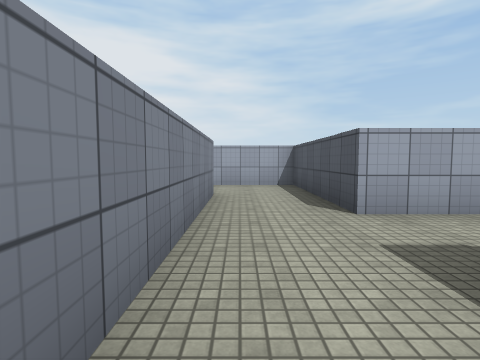
view 1 (above)

20 first-person views from a walk through a scene from a Unity 3-D project. The camera is 1.3 m above the floor, tilts 4° down and sees 80° across. The floor is counted in squares, 2 m on a side. Each view is taken from the middle of a square. On the plan, view 1 faces up. The plan holds only what a view shows up to about 9 squares ahead; the rest is blank. Surface patterns are stand-ins for the level's own textures.

view 2
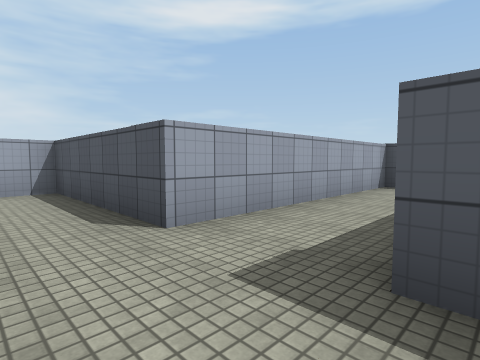

view 3
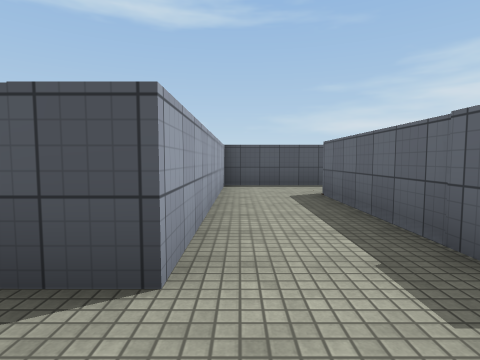

view 4
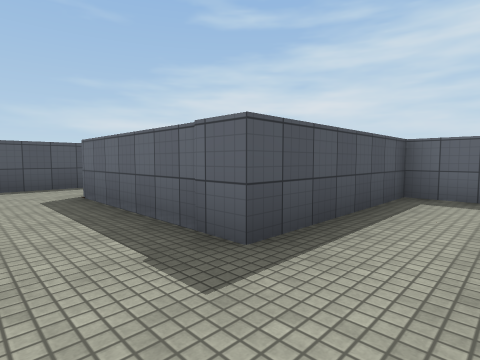

view 5
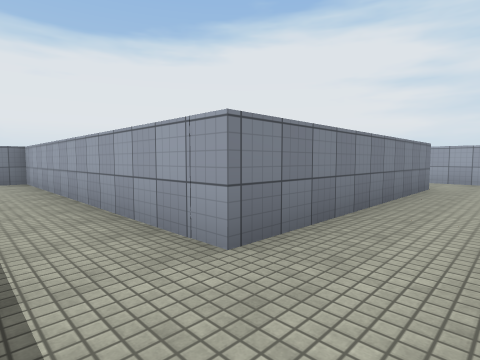

view 6
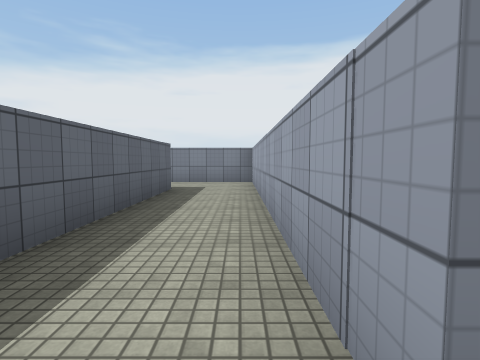

view 7
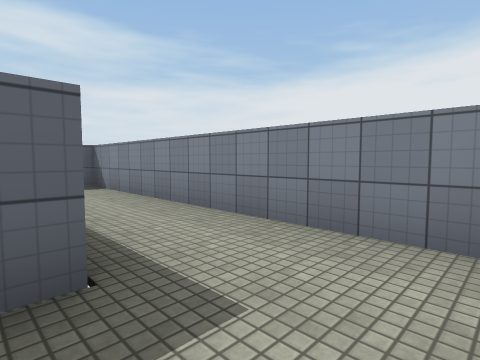

view 8
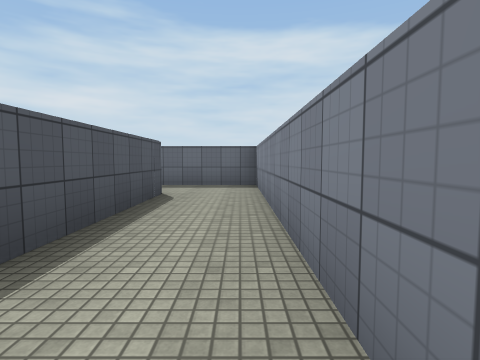

view 9
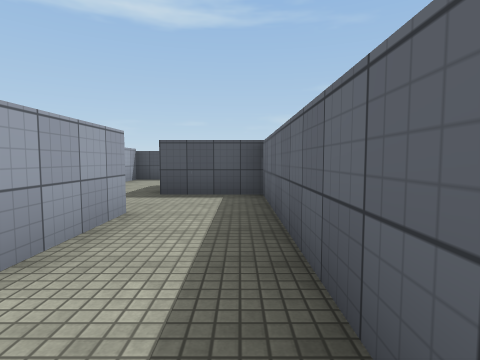

view 10
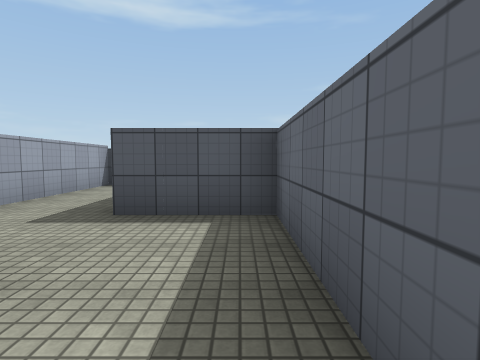

view 11
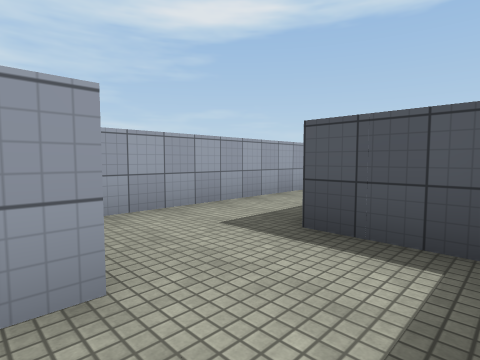

view 12
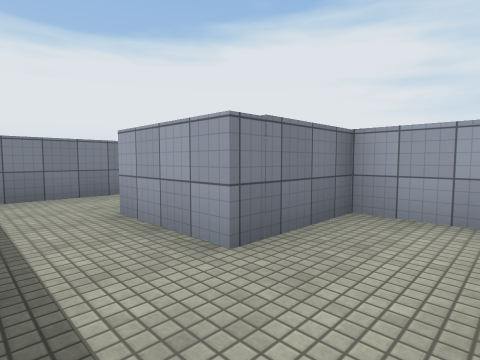

view 13
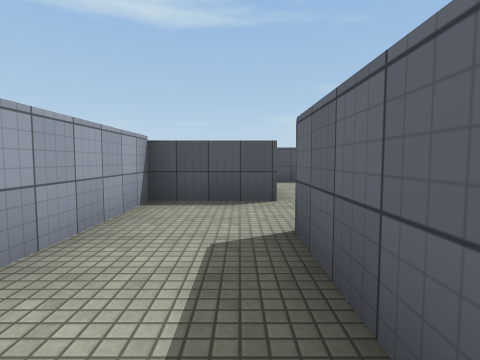

view 14
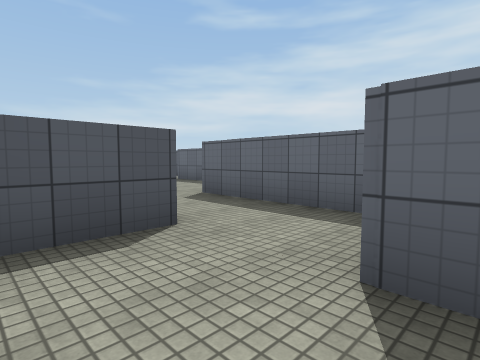

view 15
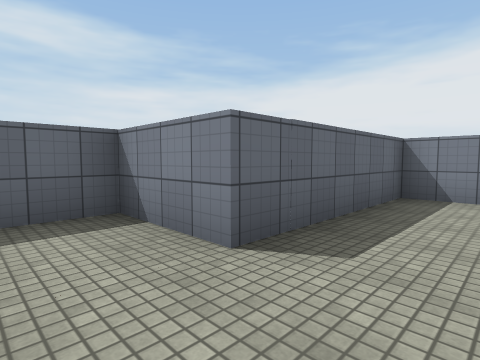

view 16
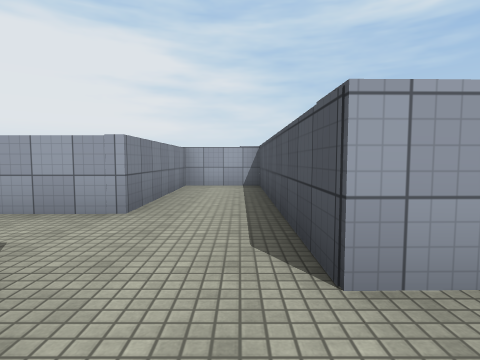

view 17
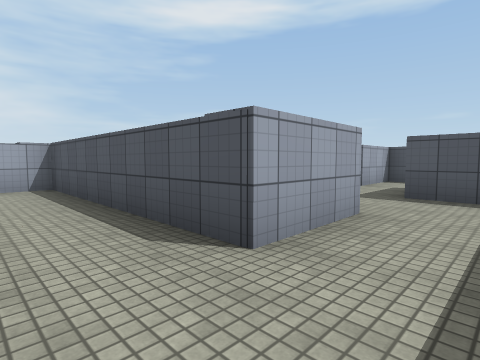

view 18
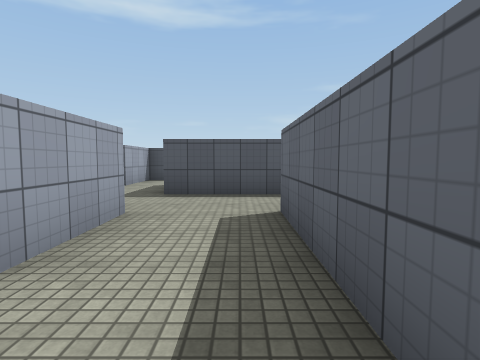

view 19
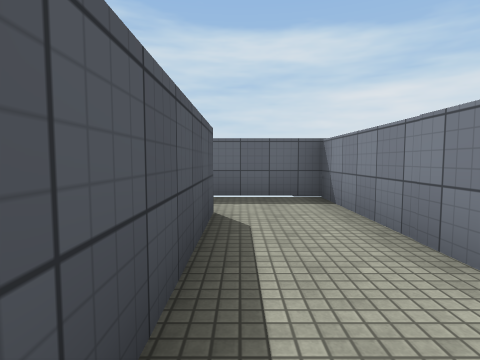

view 20
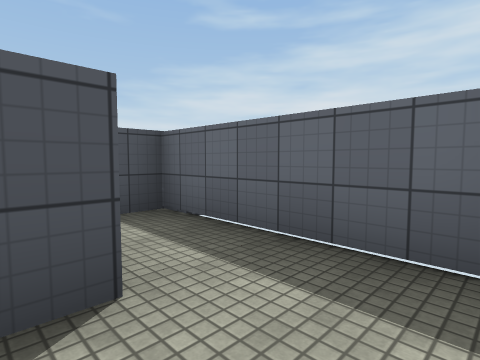

### Floor plan
Points are (right, up) in squares from view 1. A wall is a line through its corners. A room is listed if a view was taken in it or the views show most of it. See-through windows are left out.
Room 1 (views 1, 2, 3, 4, 19, 20)
walls: (1.5, -0.6) (1.5, 1.4) (5.6, 1.4) (5.6, -0.5); (-0.5, 3.5) (-0.5, -0.6); (7.3, -0.6) (7.3, 3.4) (1.5, 3.4)
ways out: opening at (0.5, 0.5) to room 2; opening at (0.5, 4.5) to room 5; opening at (6.5, 0.5) to room 7
Room 2 (views 5, 6, 7, 8, 9, 10, 11)
walls: (-4.5, -6.6) (-6.5, -6.6) (-6.5, -2.6) (-1.8, -2.6); (-0.5, -0.6) (-8.4, -0.6) (-8.4, -8.4) (-4.5, -8.4); (0.4, -2.6) (1.5, -2.6) (1.5, -0.6)
ways out: opening at (0.5, 0.5) to room 1; opening at (-5.5, -7.5) to room 3
Room 3 (views 12, 13, 14)
walls: (-4.5, -8.4) (-2.6, -8.4) (-2.6, -6.5) (-0.4, -6.5); (-0.5, -4.6) (-4.5, -4.6) (-4.5, -6.6)
ways out: opening at (-5.5, -7.5) to room 2; opening at (-1.5, -5.5) to room 6
Room 4 (views 15, 16, 17, 18)
walls: (1.4, -8.4) (3.6, -8.4) (3.6, -10.5) (7.6, -10.5); (7.6, -8.6) (5.5, -8.6) (5.5, -2.7) (3.6, -2.7) (3.6, -6.6) (2, -6.6)
ways out: opening at (2.5, -7.5) to room 6; opening at (6.5, -9.5)
Room 5 (no view inside)
walls: (-0.5, 5.5) (-0.5, 3.5); (1.5, 3.4) (1.5, 7.5) (-1, 7.5)
ways out: opening at (0.5, 4.5) to room 1; opening at (-1.5, 6.5)
Room 6 (no view inside)
walls: (-0.5, -7.4) (-0.5, -8.4) (1.4, -8.4); (1.5, -6.6) (1.5, -4.6) (-0.5, -4.6)
ways out: opening at (-1.5, -5.5) to room 3; opening at (2.5, -7.5) to room 4
Room 7 (no view inside)
walls: (5.6, -0.5) (5.6, -2) (9.4, -2)
ways out: opening at (6.5, 0.5) to room 1

Positions as (right, up) in squares from view 1, and headings:
1: (0, 0), facing up
2: (0, 1), facing up-right
3: (0, 3), facing right
4: (0, 3), facing down-right
5: (1, -2), facing up-left
6: (0, -1), facing left
7: (-6, -1), facing down-left
8: (-8, -1), facing down
9: (-8, -8), facing right
10: (-6, -8), facing right
11: (-5, -8), facing up-right
12: (-3, -8), facing up-left
13: (-3, -6), facing right
14: (-1, -5), facing down-right
15: (5, -7), facing down-left
16: (5, -10), facing up
17: (4, -10), facing up-right
18: (4, -10), facing right
19: (7, 3), facing down
20: (6, 0), facing down-right
